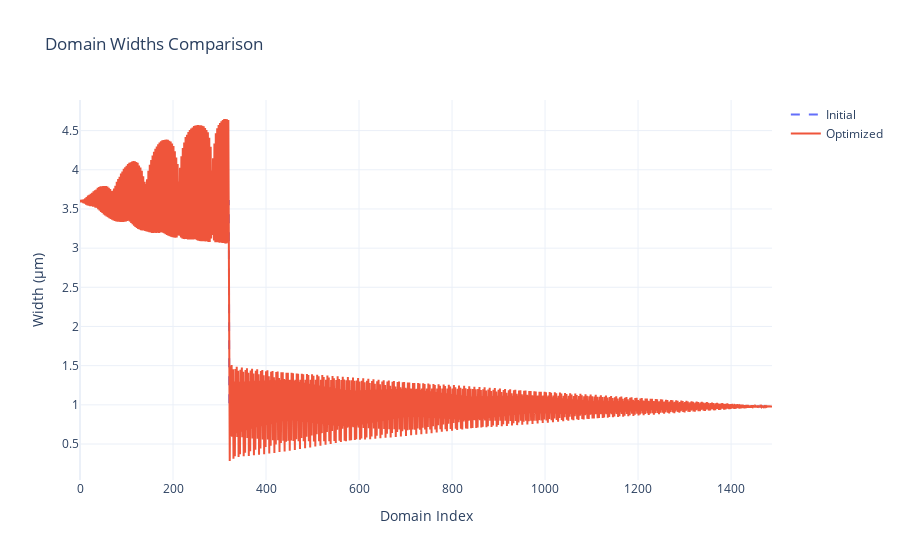
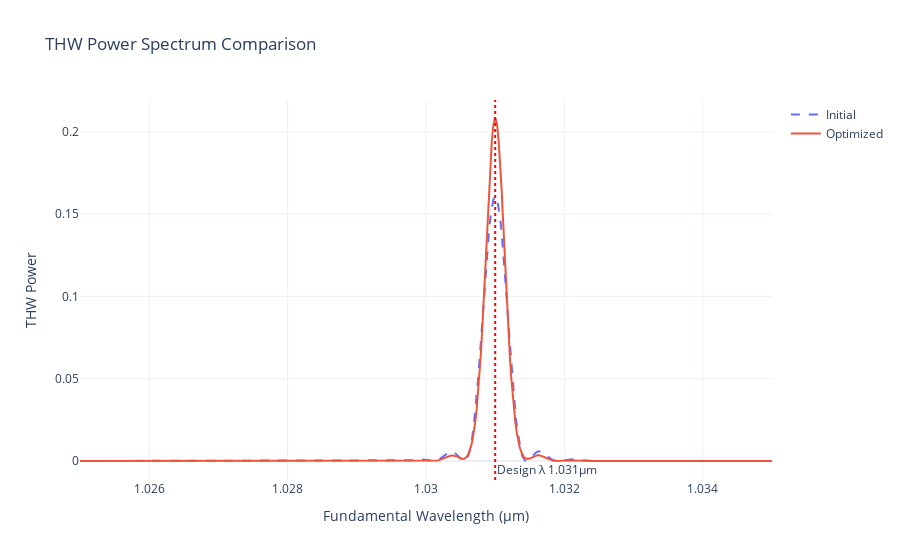
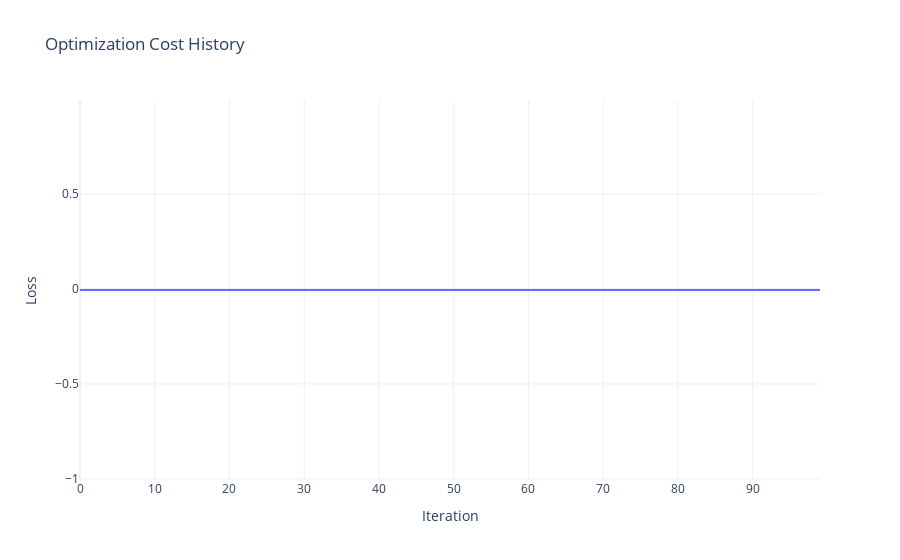

Notebook code for these charts, in order:
### Code cell
# 4. Visualize the results
print("4. Visualizing optimization results...")
plot_domain_widths(initial_widths, optimized_widths)
plot_thw_power_spectrum(initial_widths, optimized_widths, sim_params, config)
plot_cost_history(loss_history)
print(optimized_widths.shape)

# jnp.save(f"../datasets/optimized_thg_2000_{config.num_domains}_e4.npy", optimized_widths)

### Figure 1 — Plotly figure (JSON) as saved in the notebook; plotly's stock layout.template omitted (floating-point values rounded to 4 significant figures; data arrays with more than 128 entries replaced by an {"elided": "..."} marker saying what was removed)
{"data": [{"line": {"dash": "dash"}, "mode": "lines", "name": "Initial", "type": "scatter", "y": {"elided": "1489 float values"}}, {"mode": "lines", "name": "Optimized", "type": "scatter", "y": {"elided": "1489 float values"}}], "layout": {"title": {"text": "Domain Widths Comparison"}, "xaxis": {"title": {"text": "Domain Index"}}, "yaxis": {"title": {"text": "Width (μm)"}}}}

### Figure 2 — Plotly figure (JSON) as saved in the notebook; plotly's stock layout.template omitted (floating-point values rounded to 4 significant figures; data arrays with more than 128 entries replaced by an {"elided": "..."} marker saying what was removed)
{"data": [{"line": {"dash": "dash"}, "mode": "lines", "name": "Initial", "type": "scatter", "x": {"elided": "500 float values"}, "y": {"elided": "500 float values"}}, {"mode": "lines", "name": "Optimized", "type": "scatter", "x": {"elided": "500 float values"}, "y": {"elided": "500 float values"}}], "layout": {"annotations": [{"showarrow": false, "text": "Design λ 1.031μm", "x": 1.031, "xanchor": "left", "xref": "x", "y": 0, "yanchor": "bottom", "yref": "y domain"}], "shapes": [{"line": {"color": "red", "dash": "dot"}, "type": "line", "x0": 1.031, "x1": 1.031, "xref": "x", "y0": 0, "y1": 1, "yref": "y domain"}], "title": {"text": "THW Power Spectrum Comparison"}, "xaxis": {"title": {"text": "Fundamental Wavelength (μm)"}}, "yaxis": {"title": {"text": "THW Power"}}}}

### Figure 3 — Plotly figure (JSON) as saved in the notebook; plotly's stock layout.template omitted (floating-point values rounded to 4 significant figures)
{"data": [{"mode": "lines", "name": "Loss", "type": "scatter", "y": [-0.005527, -0.005527, -0.005527, -0.005527, -0.005527, -0.005527, -0.005527, -0.005527, -0.005527, -0.005527, -0.005527, -0.005527, -0.005527, -0.005527, -0.005527, -0.005527, -0.005527, -0.005527, -0.005527, -0.005527, -0.005527, -0.005527, -0.005527, -0.005527, -0.005527, -0.005527, -0.005527, -0.005527, -0.005527, -0.005527, -0.005527, -0.005527, -0.005527, -0.005527, -0.005527, -0.005527, -0.005527, -0.005527, -0.005527, -0.005527, -0.005527, -0.005527, -0.005527, -0.005527, -0.005527, -0.005527, -0.005527, -0.005527, -0.005527, -0.005527, -0.005527, -0.005527, -0.005527, -0.005527, -0.005527, -0.005527, -0.005527, -0.005527, -0.005527, -0.005527, -0.005527, -0.005527, -0.005527, -0.005527, -0.005527, -0.005527, -0.005527, -0.005527, -0.005527, -0.005527, -0.005527, -0.005527, -0.005527, -0.005527, -0.005527, -0.005527, -0.005527, -0.005527, -0.005527, -0.005527, -0.005527, -0.005527, -0.005527, -0.005527, -0.005527, -0.005527, -0.005527, -0.005527, -0.005527, -0.005527, -0.005527, -0.005527, -0.005527, -0.005527, -0.005527, -0.005527, -0.005527, -0.005527, -0.005527, -0.005527]}], "layout": {"title": {"text": "Optimization Cost History"}, "xaxis": {"title": {"text": "Iteration"}}, "yaxis": {"title": {"text": "Loss"}}}}
